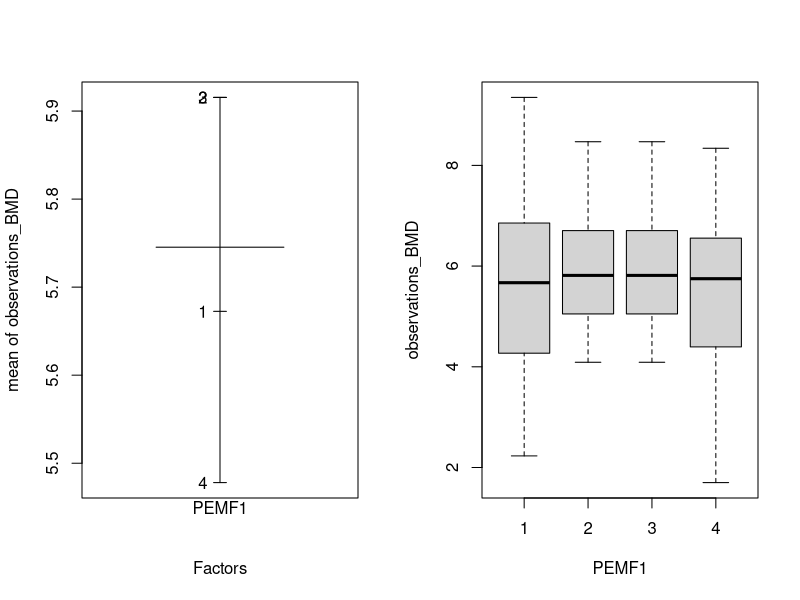
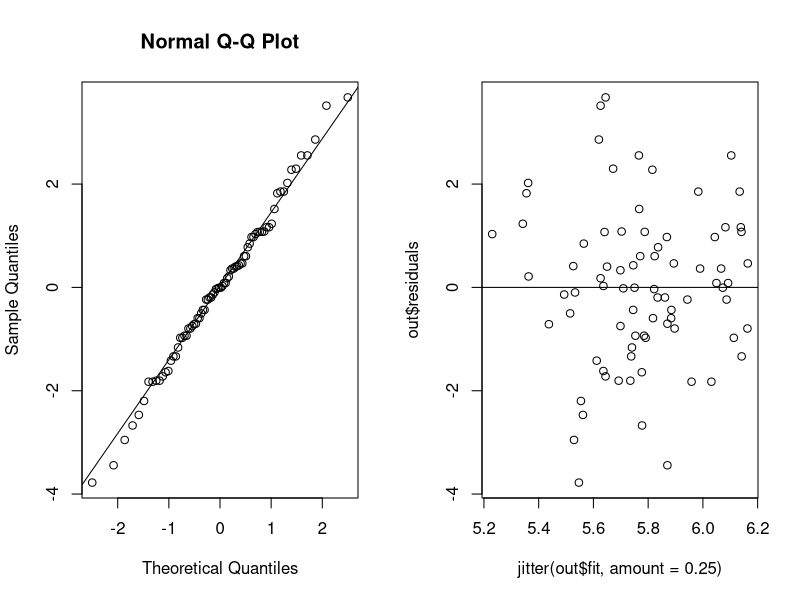
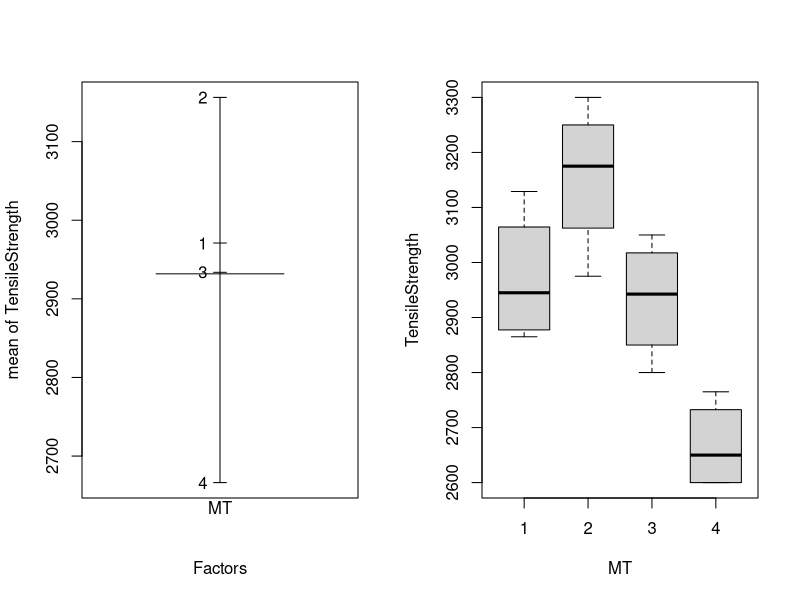
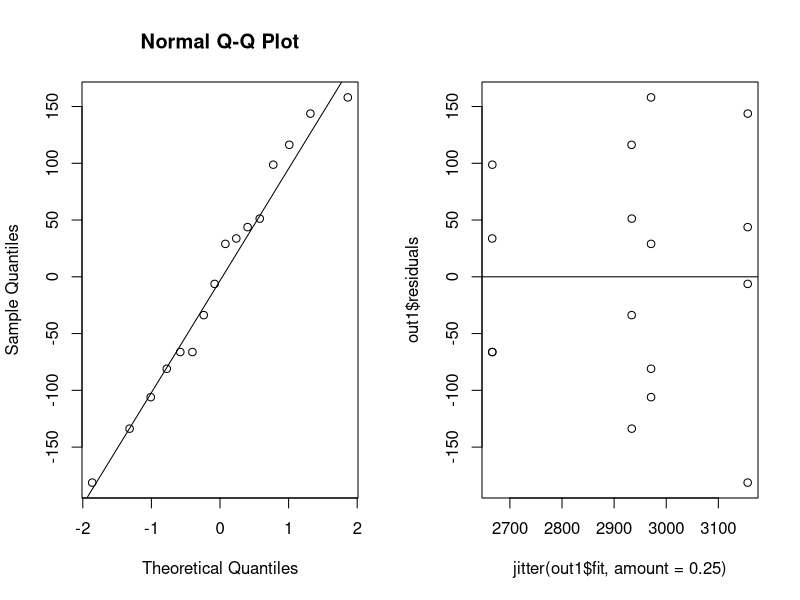
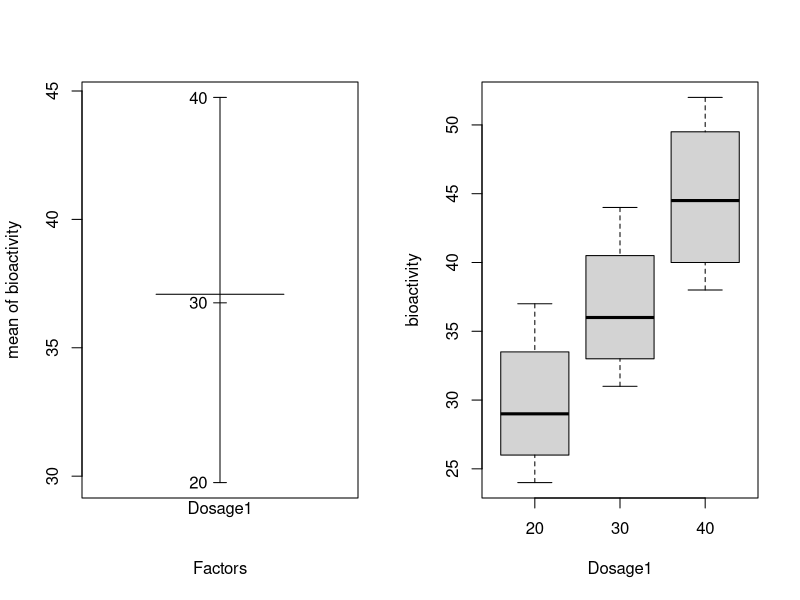
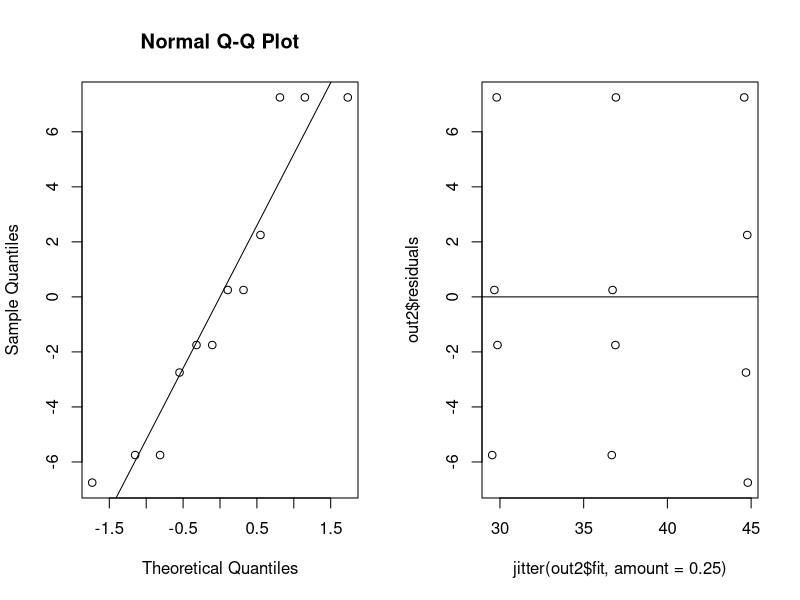

Write the R code that produced these figures, in order.
#### problem 3.10####
a1=c(4.51,7.95,4.97,3.00,7.97,2.23,3.95,5.64,9.35,6.52,4.96,6.10,7.19,4.03,2.72,9.19,5.17,5.70,5.85,6.45)
a2=c(5.32, 6.00,5.12,7.08,5.48,6.52,4.09,6.28,7.77,5.68,8.47,4.58,4.11,5.72,5.91,6.89,6.99, 4.98,4.94,6.38)
a3=c(4.73, 5.81, 5.69, 3.86, 4.06, 6.56, 8.34,3.01, 6.71, 6.51, 1.70, 5.89, 6.55, 5.34, 5.88, 7.50, 3.28, 5.38, 7.30, 5.46)
a4=c(7.03,4.65,6.65,5.49,6.98,4.85,7.26,5.92,5.58,7.91,4.90,4.54,8.18,5.42,6.03,7.04,5.17,7.60,7.90,7.91)
observations_BMD<-c(a1,a2,a2,a3)
PEMF<-c(rep(1,20),rep(2,20),rep(3,20),rep(4,20))
PEMF1<-factor(PEMF)
par(mfrow =c(1,2))
plot.design(observations_BMD~PEMF1)
boxplot(observations_BMD~PEMF1)
out<-aov(observations_BMD~PEMF1)
out
summary(out)
shapiro.test(out$residuals)
ks.test(out$residuals,"pnorm",mean=mean(out$residuals),sd=sqrt(var(out$residuals)))
library(tseries)
jarque.bera.test(out$residuals)
qqnorm(out$residuals)
qqline(out$residuals)
plot(jitter(out$fit, amount=.25),out$residuals)
abline(h=0)
#### problem 3.11####
TensileStrength<-c(3129,3000,2865,2890,3200,3300,2975,3150,2800,2900,2985,3050,2600,2700,2600,2765)
Mixing_Technique<-c(rep(1,4),rep(2,4),rep(3,4),rep(4,4))
MT<-factor(Mixing_Technique)
par(mfrow =c(1,2))
plot.design(TensileStrength~MT)
boxplot(TensileStrength~MT)
out1<-aov(TensileStrength~MT)
out1
summary(out1)
shapiro.test(out1$residuals)
ks.test(out1$residuals,"pnorm",mean=mean(out1$residuals),sd=sqrt(var(out1$residuals)))
library(tseries)
jarque.bera.test(out1$residuals)
qqnorm(out1$residuals)
qqline(out1$residuals)
plot(jitter(out1$fit, amount=.25),out1$residuals)
abline(h=0)
####problem 3.16####
bioactivity<-c(24,28,37,30,37,44,31,35,42,47,52,38)
Dosage<-c(rep(20,4),rep(30,4),rep(40,4))
Dosage1<-factor(Dosage)
par(mfrow =c(1,2))
plot.design(bioactivity~Dosage1)
boxplot(bioactivity~Dosage1)
out2<-aov(bioactivity~Dosage1)
out2
summary(out2)
shapiro.test(out2$residuals)
ks.test(out2$residuals,"pnorm",mean=mean(out2$residuals),sd=sqrt(var(out2$residuals)))
library(tseries)
jarque.bera.test(out2$residuals)
qqnorm(out2$residuals)
qqline(out2$residuals)
plot(jitter(out2$fit, amount=.25),out2$residuals)
abline(h=0)

